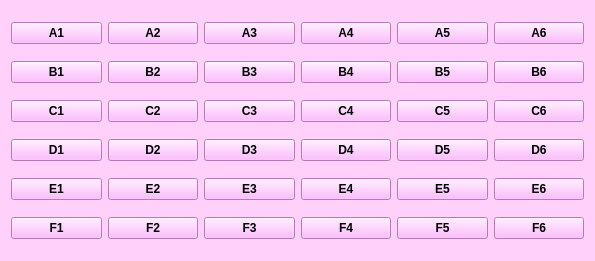
   <widget class="QWidget" name="gridLayoutWidget">
    <property name="geometry">
     <rect>
      <x>424</x>
      <y>260</y>
      <width>595</width>
      <height>261</height>
     </rect>
    </property>
    <property name="font">
     <font>
      <pointsize>9</pointsize>
      <weight>75</weight>
      <bold>true</bold>
      <strikeout>false</strikeout>
     </font>
    </property>
    <property name="styleSheet">
     <string notr="true">background-color: rgb(255, 170, 255);
background-color: rgb(255, 208, 249);
font-weight: bold;
color: rgb(0, 0, 0);</string>
    </property>
    <layout class="QGridLayout" name="gridLayout">
     <item row="0" column="2">
      <widget class="QPushButton" name="A3">
       <property name="font">
        <font>
         <pointsize>9</pointsize>
         <weight>75</weight>
         <bold>true</bold>
         <strikeout>false</strikeout>
        </font>
       </property>
       <property name="styleSheet">
        <string notr="true">background-color: rgb(255, 170, 255);
font-weight: bold;
color: rgb(0, 0, 0);</string>
       </property>
       <property name="text">
        <string>A3</string>
       </property>
      </widget>
     </item>
     <item row="1" column="0">
      <widget class="QPushButton" name="B1">
       <property name="font">
        <font>
         <pointsize>9</pointsize>
         <weight>75</weight>
         <bold>true</bold>
         <strikeout>false</strikeout>
        </font>
       </property>
       <property name="styleSheet">
        <string notr="true">background-color: rgb(255, 170, 255);
font-weight: bold;
color: rgb(0, 0, 0);</string>
       </property>
       <property name="text">
        <string>B1</string>
       </property>
      </widget>
     </item>
     <item row="3" column="2">
      <widget class="QPushButton" name="D3">
       <property name="font">
        <font>
         <pointsize>9</pointsize>
         <weight>75</weight>
         <bold>true</bold>
         <strikeout>false</strikeout>
        </font>
       </property>
       <property name="styleSheet">
        <string notr="true">background-color: rgb(255, 170, 255);
font-weight: bold;
color: rgb(0, 0, 0);</string>
       </property>
       <property name="text">
        <string>D3</string>
       </property>
      </widget>
     </item>
     <item row="3" column="4">
      <widget class="QPushButton" name="D5">
       <property name="font">
        <font>
         <pointsize>9</pointsize>
         <weight>75</weight>
         <bold>true</bold>
         <strikeout>false</strikeout>
        </font>
       </property>
       <property name="styleSheet">
        <string notr="true">background-color: rgb(255, 170, 255);
font-weight: bold;
color: rgb(0, 0, 0);</string>
       </property>
       <property name="text">
        <string>D5</string>
       </property>
      </widget>
     </item>
     <item row="3" column="5">
      <widget class="QPushButton" name="D6">
       <property name="font">
        <font>
         <pointsize>9</pointsize>
         <weight>75</weight>
         <bold>true</bold>
         <strikeout>false</strikeout>
        </font>
       </property>
       <property name="styleSheet">
        <string notr="true">background-color: rgb(255, 170, 255);
font-weight: bold;
color: rgb(0, 0, 0);</string>
       </property>
       <property name="text">
        <string>D6</string>
       </property>
      </widget>
     </item>
     <item row="3" column="3">
      <widget class="QPushButton" name="D4">
       <property name="font">
        <font>
         <pointsize>9</pointsize>
         <weight>75</weight>
         <bold>true</bold>
         <strikeout>false</strikeout>
        </font>
       </property>
       <property name="styleSheet">
        <string notr="true">background-color: rgb(255, 170, 255);
font-weight: bold;
color: rgb(0, 0, 0);</string>
       </property>
       <property name="text">
        <string>D4</string>
       </property>
      </widget>
     </item>
     <item row="2" column="5">
      <widget class="QPushButton" name="C6">
       <property name="font">
        <font>
         <pointsize>9</pointsize>
         <weight>75</weight>
         <bold>true</bold>
         <strikeout>false</strikeout>
        </font>
       </property>
       <property name="styleSheet">
        <string notr="true">background-color: rgb(255, 170, 255);
font-weight: bold;
color: rgb(0, 0, 0);</string>
       </property>
       <property name="text">
        <string>C6</string>
       </property>
      </widget>
     </item>
     <item row="2" column="0">
      <widget class="QPushButton" name="C1">
       <property name="font">
        <font>
         <pointsize>9</pointsize>
         <weight>75</weight>
         <bold>true</bold>
         <strikeout>false</strikeout>
        </font>
       </property>
       <property name="styleSheet">
        <string notr="true">background-color: rgb(255, 170, 255);
font-weight: bold;
color: rgb(0, 0, 0);</string>
       </property>
       <property name="text">
        <string>C1</string>
       </property>
      </widget>
     </item>
     <item row="3" column="0">
      <widget class="QPushButton" name="D1">
       <property name="font">
        <font>
         <pointsize>9</pointsize>
         <weight>75</weight>
         <bold>true</bold>
         <strikeout>false</strikeout>
        </font>
       </property>
       <property name="styleSheet">
        <string notr="true">background-color: rgb(255, 170, 255);
font-weight: bold;
color: rgb(0, 0, 0);</string>
       </property>
       <property name="text">
        <string>D1</string>
       </property>
      </widget>
     </item>
     <item row="0" column="3">
      <widget class="QPushButton" name="A4">
       <property name="font">
        <font>
         <pointsize>9</pointsize>
         <weight>75</weight>
         <bold>true</bold>
         <strikeout>false</strikeout>
        </font>
       </property>
       <property name="styleSheet">
        <string notr="true">background-color: rgb(255, 170, 255);
font-weight: bold;
color: rgb(0, 0, 0);</string>
       </property>
       <property name="text">
        <string>A4</string>
       </property>
      </widget>
     </item>
     <item row="0" column="4">
      <widget class="QPushButton" name="A5">
       <property name="font">
        <font>
         <pointsize>9</pointsize>
         <weight>75</weight>
         <bold>true</bold>
         <strikeout>false</strikeout>
        </font>
       </property>
       <property name="styleSheet">
        <string notr="true">background-color: rgb(255, 170, 255);
font-weight: bold;
color: rgb(0, 0, 0);</string>
       </property>
       <property name="text">
        <string>A5</string>
       </property>
      </widget>
     </item>
     <item row="0" column="5">
      <widget class="QPushButton" name="A6">
       <property name="font">
        <font>
         <pointsize>9</pointsize>
         <weight>75</weight>
         <bold>true</bold>
         <strikeout>false</strikeout>
        </font>
       </property>
       <property name="styleSheet">
        <string notr="true">background-color: rgb(255, 170, 255);
font-weight: bold;
color: rgb(0, 0, 0);</string>
       </property>
       <property name="text">
        <string>A6</string>
       </property>
      </widget>
     </item>
     <item row="5" column="5">
      <widget class="QPushButton" name="F6">
       <property name="font">
        <font>
         <pointsize>9</pointsize>
         <weight>75</weight>
         <bold>true</bold>
         <strikeout>false</strikeout>
        </font>
       </property>
       <property name="styleSheet">
        <string notr="true">background-color: rgb(255, 170, 255);
font-weight: bold;
color: rgb(0, 0, 0);</string>
       </property>
       <property name="text">
        <string>F6</string>
       </property>
      </widget>
     </item>
     <item row="5" column="1">
      <widget class="QPushButton" name="F2">
       <property name="font">
        <font>
         <pointsize>9</pointsize>
         <weight>75</weight>
         <bold>true</bold>
         <strikeout>false</strikeout>
        </font>
       </property>
       <property name="styleSheet">
        <string notr="true">background-color: rgb(255, 170, 255);
font-weight: bold;
color: rgb(0, 0, 0);</string>
       </property>
       <property name="text">
        <string>F2</string>
       </property>
      </widget>
     </item>
     <item row="4" column="3">
      <widget class="QPushButton" name="E4">
       <property name="font">
        <font>
         <pointsize>9</pointsize>
         <weight>75</weight>
         <bold>true</bold>
         <strikeout>false</strikeout>
        </font>
       </property>
       <property name="styleSheet">
        <string notr="true">background-color: rgb(255, 170, 255);
font-weight: bold;
color: rgb(0, 0, 0);</string>
       </property>
       <property name="text">
        <string>E4</string>
       </property>
      </widget>
     </item>
     <item row="4" column="4">
      <widget class="QPushButton" name="E5">
       <property name="font">
        <font>
         <pointsize>9</pointsize>
         <weight>75</weight>
         <bold>true</bold>
         <strikeout>false</strikeout>
        </font>
       </property>
       <property name="styleSheet">
        <string notr="true">background-color: rgb(255, 170, 255);
font-weight: bold;
color: rgb(0, 0, 0);</string>
       </property>
       <property name="text">
        <string>E5</string>
       </property>
      </widget>
     </item>
     <item row="4" column="2">
      <widget class="QPushButton" name="E3">
       <property name="font">
        <font>
         <pointsize>9</pointsize>
         <weight>75</weight>
         <bold>true</bold>
         <strikeout>false</strikeout>
        </font>
       </property>
       <property name="styleSheet">
        <string notr="true">background-color: rgb(255, 170, 255);
font-weight: bold;
color: rgb(0, 0, 0);</string>
       </property>
       <property name="text">
        <string>E3</string>
       </property>
      </widget>
     </item>
     <item row="5" column="2">
      <widget class="QPushButton" name="F3">
       <property name="font">
        <font>
         <pointsize>9</pointsize>
         <weight>75</weight>
         <bold>true</bold>
         <strikeout>false</strikeout>
        </font>
       </property>
       <property name="styleSheet">
        <string notr="true">background-color: rgb(255, 170, 255);
font-weight: bold;
color: rgb(0, 0, 0);</string>
       </property>
       <property name="text">
        <string>F3</string>
       </property>
      </widget>
     </item>
     <item row="5" column="4">
      <widget class="QPushButton" name="F5">
       <property name="font">
        <font>
         <pointsize>9</pointsize>
         <weight>75</weight>
         <bold>true</bold>
         <strikeout>false</strikeout>
        </font>
       </property>
       <property name="styleSheet">
        <string notr="true">background-color: rgb(255, 170, 255);
font-weight: bold;
color: rgb(0, 0, 0);</string>
       </property>
       <property name="text">
        <string>F5</string>
       </property>
      </widget>
     </item>
     <item row="5" column="3">
      <widget class="QPushButton" name="F4">
       <property name="font">
        <font>
         <pointsize>9</pointsize>
         <weight>75</weight>
         <bold>true</bold>
         <strikeout>false</strikeout>
        </font>
       </property>
       <property name="styleSheet">
        <string notr="true">background-color: rgb(255, 170, 255);
font-weight: bold;
color: rgb(0, 0, 0);</string>
       </property>
       <property name="text">
        <string>F4</string>
       </property>
      </widget>
     </item>
     <item row="2" column="4">
      <widget class="QPushButton" name="C5">
       <property name="font">
        <font>
         <pointsize>9</pointsize>
         <weight>75</weight>
         <bold>true</bold>
         <strikeout>false</strikeout>
        </font>
       </property>
       <property name="styleSheet">
        <string notr="true">background-color: rgb(255, 170, 255);
font-weight: bold;
color: rgb(0, 0, 0);</string>
       </property>
       <property name="text">
        <string>C5</string>
       </property>
      </widget>
     </item>
     <item row="4" column="0">
      <widget class="QPushButton" name="E1">
       <property name="font">
        <font>
         <pointsize>9</pointsize>
         <weight>75</weight>
         <bold>true</bold>
         <strikeout>false</strikeout>
        </font>
       </property>
       <property name="styleSheet">
        <string notr="true">background-color: rgb(255, 170, 255);
font-weight: bold;
color: rgb(0, 0, 0);</string>
       </property>
       <property name="text">
        <string>E1</string>
       </property>
      </widget>
     </item>
     <item row="4" column="5">
      <widget class="QPushButton" name="E6">
       <property name="font">
        <font>
         <pointsize>9</pointsize>
         <weight>75</weight>
         <bold>true</bold>
         <strikeout>false</strikeout>
        </font>
       </property>
       <property name="styleSheet">
        <string notr="true">background-color: rgb(255, 170, 255);
font-weight: bold;
color: rgb(0, 0, 0);</string>
       </property>
       <property name="text">
        <string>E6</string>
       </property>
      </widget>
     </item>
     <item row="5" column="0">
      <widget class="QPushButton" name="F1">
       <property name="font">
        <font>
         <pointsize>9</pointsize>
         <weight>75</weight>
         <bold>true</bold>
         <strikeout>false</strikeout>
        </font>
       </property>
       <property name="styleSheet">
        <string notr="true">background-color: rgb(255, 170, 255);
font-weight: bold;
color: rgb(0, 0, 0);</string>
       </property>
       <property name="text">
        <string>F1</string>
       </property>
      </widget>
     </item>
     <item row="1" column="2">
      <widget class="QPushButton" name="B3">
       <property name="font">
        <font>
         <pointsize>9</pointsize>
         <weight>75</weight>
         <bold>true</bold>
         <strikeout>false</strikeout>
        </font>
       </property>
       <property name="styleSheet">
        <string notr="true">background-color: rgb(255, 170, 255);
font-weight: bold;
color: rgb(0, 0, 0);</string>
       </property>
       <property name="text">
        <string>B3</string>
       </property>
      </widget>
     </item>
     <item row="1" column="3">
      <widget class="QPushButton" name="B4">
       <property name="font">
        <font>
         <pointsize>9</pointsize>
         <weight>75</weight>
         <bold>true</bold>
         <strikeout>false</strikeout>
        </font>
       </property>
       <property name="styleSheet">
        <string notr="true">background-color: rgb(255, 170, 255);
font-weight: bold;
color: rgb(0, 0, 0);</string>
       </property>
       <property name="text">
        <string>B4</string>
       </property>
      </widget>
     </item>
     <item row="1" column="1">
      <widget class="QPushButton" name="B2">
       <property name="font">
        <font>
         <pointsize>9</pointsize>
         <weight>75</weight>
         <bold>true</bold>
         <strikeout>false</strikeout>
        </font>
       </property>
       <property name="styleSheet">
        <string notr="true">background-color: rgb(255, 170, 255);
font-weight: bold;
color: rgb(0, 0, 0);</string>
       </property>
       <property name="text">
        <string>B2</string>
       </property>
      </widget>
     </item>
     <item row="1" column="5">
      <widget class="QPushButton" name="B6">
       <property name="font">
        <font>
         <pointsize>9</pointsize>
         <weight>75</weight>
         <bold>true</bold>
         <strikeout>false</strikeout>
        </font>
       </property>
       <property name="styleSheet">
        <string notr="true">background-color: rgb(255, 170, 255);
font-weight: bold;
color: rgb(0, 0, 0);</string>
       </property>
       <property name="text">
        <string>B6</string>
       </property>
      </widget>
     </item>
     <item row="2" column="1">
      <widget class="QPushButton" name="C2">
       <property name="font">
        <font>
         <pointsize>9</pointsize>
         <weight>75</weight>
         <bold>true</bold>
         <strikeout>false</strikeout>
        </font>
       </property>
       <property name="styleSheet">
        <string notr="true">background-color: rgb(255, 170, 255);
font-weight: bold;
color: rgb(0, 0, 0);</string>
       </property>
       <property name="text">
        <string>C2</string>
       </property>
      </widget>
     </item>
     <item row="1" column="4">
      <widget class="QPushButton" name="B5">
       <property name="font">
        <font>
         <pointsize>9</pointsize>
         <weight>75</weight>
         <bold>true</bold>
         <strikeout>false</strikeout>
        </font>
       </property>
       <property name="styleSheet">
        <string notr="true">background-color: rgb(255, 170, 255);
font-weight: bold;
color: rgb(0, 0, 0);</string>
       </property>
       <property name="text">
        <string>B5</string>
       </property>
      </widget>
     </item>
     <item row="2" column="2">
      <widget class="QPushButton" name="C3">
       <property name="font">
        <font>
         <pointsize>9</pointsize>
         <weight>75</weight>
         <bold>true</bold>
         <strikeout>false</strikeout>
        </font>
       </property>
       <property name="styleSheet">
        <string notr="true">background-color: rgb(255, 170, 255);
font-weight: bold;
color: rgb(0, 0, 0);</string>
       </property>
       <property name="text">
        <string>C3</string>
       </property>
      </widget>
     </item>
     <item row="0" column="1">
      <widget class="QPushButton" name="A2">
       <property name="font">
        <font>
         <pointsize>9</pointsize>
         <weight>75</weight>
         <bold>true</bold>
         <strikeout>false</strikeout>
        </font>
       </property>
       <property name="styleSheet">
        <string notr="true">background-color: rgb(255, 170, 255);
font-weight: bold;
color: rgb(0, 0, 0);</string>
       </property>
       <property name="text">
        <string>A2</string>
       </property>
      </widget>
     </item>
     <item row="3" column="1">
      <widget class="QPushButton" name="D2">
       <property name="font">
        <font>
         <pointsize>9</pointsize>
         <weight>75</weight>
         <bold>true</bold>
         <strikeout>false</strikeout>
        </font>
       </property>
       <property name="styleSheet">
        <string notr="true">background-color: rgb(255, 170, 255);

font-weight: bold;
color: rgb(0, 0, 0);</string>
       </property>
       <property name="text">
        <string>D2</string>
       </property>
      </widget>
     </item>
     <item row="2" column="3">
      <widget class="QPushButton" name="C4">
       <property name="font">
        <font>
         <pointsize>9</pointsize>
         <weight>75</weight>
         <bold>true</bold>
         <strikeout>false</strikeout>
        </font>
       </property>
       <property name="styleSheet">
        <string notr="true">background-color: rgb(255, 170, 255);
font-weight: bold;
color: rgb(0, 0, 0);</string>
       </property>
       <property name="text">
        <string>C4</string>
       </property>
      </widget>
     </item>
     <item row="4" column="1">
      <widget class="QPushButton" name="E2">
       <property name="font">
        <font>
         <pointsize>9</pointsize>
         <weight>75</weight>
         <bold>true</bold>
         <strikeout>false</strikeout>
        </font>
       </property>
       <property name="styleSheet">
        <string notr="true">background-color: rgb(255, 170, 255);
font-weight: bold;
color: rgb(0, 0, 0);</string>
       </property>
       <property name="text">
        <string>E2</string>
       </property>
      </widget>
     </item>
     <item row="0" column="0">
      <widget class="QPushButton" name="A1">
       <property name="font">
        <font>
         <pointsize>9</pointsize>
         <weight>75</weight>
         <bold>true</bold>
         <strikeout>false</strikeout>
        </font>
       </property>
       <property name="styleSheet">
        <string notr="true">background-color: rgb(255, 170, 255);
font-weight: bold;
color: rgb(0, 0, 0);</string>
       </property>
       <property name="text">
        <string>A1</string>
       </property>
      </widget>
     </item>
    </layout>
   </widget>
